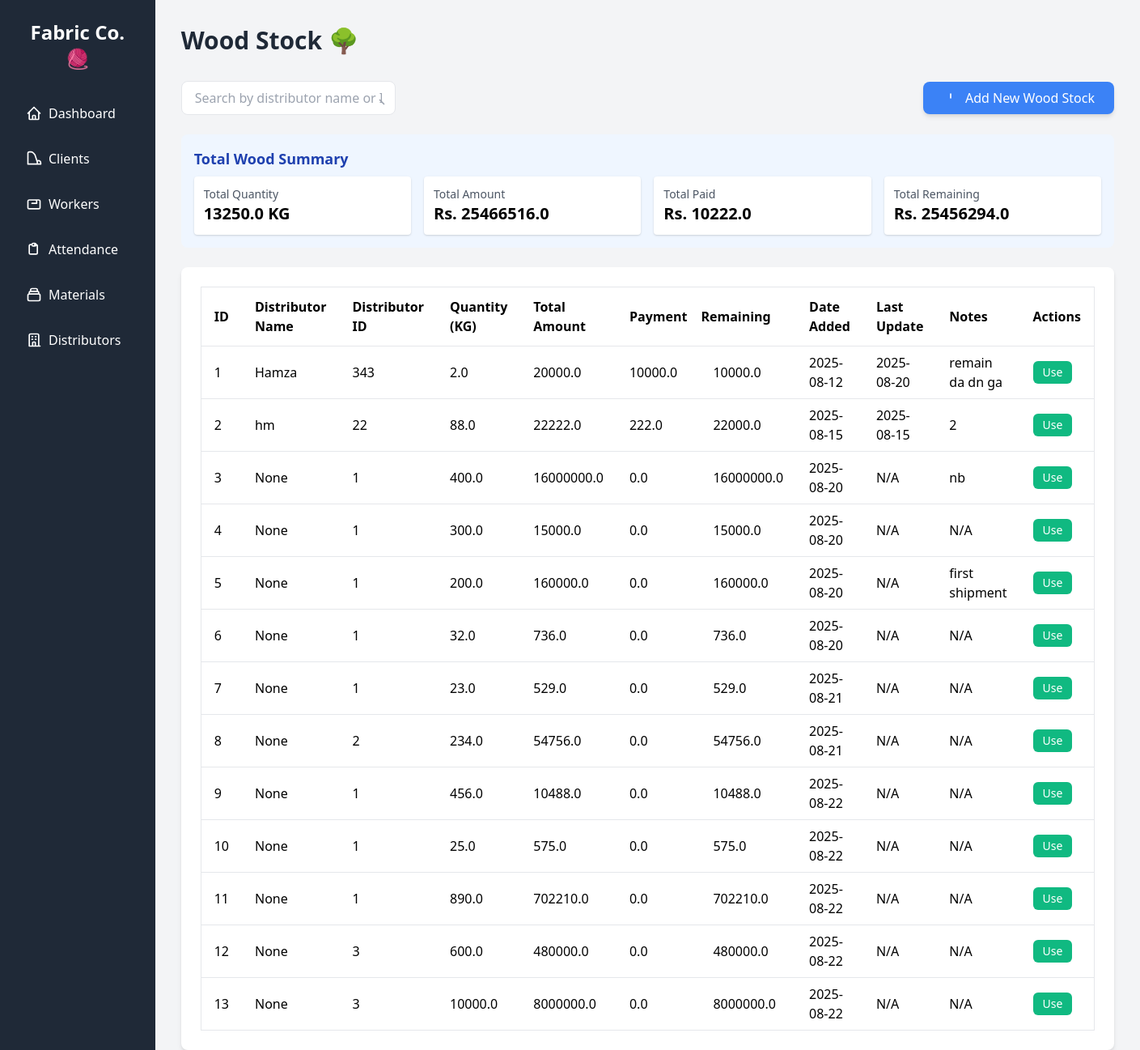
/materials/wood, run on the app's committed database.
### tables this page shows
CREATE TABLE wood (
            id INTEGER PRIMARY KEY AUTOINCREMENT,
            distributor_name TEXT,
            distributor_id TEXT,
            quantity_kg REAL,
            total_amount REAL,
            payment REAL DEFAULT 0,
            remaining REAL,
            notes TEXT,
            date_added TEXT,
            date_updated TEXT
        );

### app.py (the view)
@app.route('/materials/wood')
def wood_materials():
    conn = get_db_connection()
    cursor = conn.cursor()
    cursor.execute("SELECT w.*, d.name as distributor_name FROM wood w LEFT JOIN distributors d ON w.distributor_id = d.id")
    wood_stock = cursor.fetchall()
    cursor.execute("""
        SELECT
            SUM(quantity_kg) as total_quantity,
            SUM(total_amount) as total_amount,
            SUM(payment) as total_payment,
            SUM(remaining) as total_remaining
        FROM wood
    """)
    total_wood = cursor.fetchone()
    conn.close()
    return render_template('wood_materials.html',
                         wood_stock=wood_stock,
                         total_wood=total_wood)

### app.py (called while the page is built)
@app.template_filter('datetimeformat')
def datetimeformat(value, format='%Y-%m-%d'):
    if isinstance(value, str):
        try:
            value = dt.strptime(value, '%Y-%m-%d')
        except ValueError:
            try:
                value = dt.strptime(value, '%Y-%m-%d %H:%M:%S')
            except ValueError:
                return value
    return value.strftime(format)

### database.py (called while the page is built)
def get_db_connection():
    conn = sqlite3.connect(DATABASE)
    conn.row_factory = sqlite3.Row  # This allows us to access columns by name
    return conn

### templates/wood_materials.html (shortened to what this page needs)
{% extends 'base.html' %}
{% block content %}
<h1 class="text-3xl font-bold text-gray-800 mb-8">Wood Stock 🌳</h1>
<div class="flex justify-between items-center mb-6">
    <div class="relative">
        <input type="text" id="woodSearch" onkeyup="searchWood()" placeholder="Search by distributor name or ID..." class="px-4 py-2 border rounded-lg focus:outline-none focus:ring-2 focus:ring-blue-500">
        <svg class="absolute right-3 top-1/2 transform -translate-y-1/2 w-5 h-5 text-gray-400" fill="none" stroke="currentColor" viewBox="0 0 24 24" xmlns="http://www.w3.org/2000/svg"><path stroke-linecap="round" stroke-linejoin="round" stroke-width="2" d="M21 21l-6-6m2-5a7 极 0 11-14 0 7 7 0 0114 0z"></path></svg>
    </div>
    <button class="bg-blue-500 hover:bg-blue-600 text-white px-6 py-2 rounded-lg shadow-md transition duration-200 flex items-center space-x-2" onclick="openAddWoodModal()">
        <svg class="w-5 h-5" fill="none" stroke="currentColor" viewBox="0 0 24 24" xmlns="http://www.w3.org/2000/s极"><path stroke-linecap="round" stroke-linejoin="round" stroke-width="2" d="M12 6v6m极 0v6m0-6h6m-6 0H6"></path></svg>
        <span>Add New Wood Stock</span>
    </button>
</div>
{% if total_wood %}
<div class="bg-blue-50 p-4 rounded-lg mb-6">
    <h3 class="text-lg font-semibold text-blue-800 mb-2">Total Wood Summary</h3>
    <div class="grid grid-cols-4 gap-4">
        <div class="bg-white p-3 rounded shadow">
            <p class="text-sm text-gray-600">Total Quantity</p>
            <p class="text-xl font-bold">{{ total_wood.total_quantity or 0 }} KG</p>
        </div>
        <div class="bg-white p-3 rounded shadow">
            <p class="text-sm text-gray-600">Total Amount</p>
            <p class="text-xl font-bold">Rs. {{ total_wood.total_amount or 0 }}</p>
        </div>
        <div class="bg-white p-3 rounded shadow">
            <p class="text-sm text-gray-600">Total Paid</p>
            <p class="text-xl font-bold">Rs. {{ total_wood.total_payment or 0 }}</p>
        </div>
        <div class="bg-white p-3 rounded shadow">
            <p class="text-sm text-gray-600">Total Remaining</p>
            <p class="text-xl font-bold">Rs. {{ total_wood.total_remaining or 0 }}</p>
        </div>
    </div>
</div>
{% endif %}
<div class="bg-white p-6 rounded-lg shadow-md overflow-x-auto">
    <table class="min-w-full bg-white border border-gray-200" id="woodTable">
        <thead>
            <tr>
                <th class="py-3 px-4 border-b text-left">ID</th>
                <th class="py-3 px-4 border-b text-left">Distributor Name</th>
                <th class="py-3 px-4 border-b text-left">Distributor ID</th>
                <th class="py-3 px-4 border-b text-left">Quantity (KG)</th>
                <th class="py-3 px-4 border-b text-left">Total Amount</th>
                <th class="py-3 px-4 border-b text-left">Payment</th>
                <th class="py-3极x-4 border-b text-left">Remaining</th>
                <th class="py-3 px-4 border-b text-left">Date Added</th>
                <th class="py-3 px-4 border-b text-left">Last Update</th>
                <th class="py-3 px-4 border-b text-left">Notes</th>
                <th class="py-3 px-4 border-b text-left">Actions</th>
            </tr>
        </thead>
        <tbody>
            {% for wood in wood_stock %}
            <tr>
                <td class="py-2 px-4 border-b">{{ wood.id }}</td>
                <td class="py-2 px-4 border-b">{{ wood.distributor_name }}</td>
                <td class="py-2 px-4 border-b">{{ wood.distributor_id }}</td>
                <td class="py-2 px-4 border-b">{{ wood.quantity_kg }}</td>
                <td class="py-2 px-4 border-b">{{ wood.total_amount }}</td>
                <td class="py-2 px-4 border-b">{{ wood.payment }}</td>
                <td class="py-2 px-4 border-b">{{ wood.remaining }}</td>
                <td class="py-2 px-4 border-b">{{ wood.date_added|datetimeformat }}</td>
                <td class="py-2 px-4 border-b">{{ wood.date_updated|datetimeformat if wood.date_updated else 'N/A' }}</td>
                <td class="py-2 px-4 border-b">{{ wood.notes if wood.notes else 'N/A' }}</td>
                <td class="py-2 px-4 border-b">
                    <button class="bg-green-500 text-white px-3 py-1 rounded-md text-sm hover:bg-green-600" onclick="openUsageModal({{ wood.id }}, 'wood', {{ wood.quantity_kg }})">Use</button>
                </td>
            </tr>
            {% else %}
            <tr>
                <td colspan="11" class="py-2 px-4 text-center text-gray-500">No wood stock found.</td>
            </tr>
            {% endfor %}
        </tbody>
    </table>
</div>
{% endblock %}

### static/css/style.css (style rules this page uses)
html, body { height: 100%; }

### data on the page
wood: id "1", distributor_name "Hamza", distributor_id "343", quantity_kg "2.0", total_amount "20000.0", payment "10000.0", remaining "10000.0", date_added "2025-08-12", date_updated "2025-08-20", notes "remain da dn ga"
wood: id "2", distributor_name "hm", distributor_id "22", quantity_kg "88.0", total_amount "22222.0", payment "222.0", remaining "22000.0", date_added "2025-08-15", date_updated "2025-08-15", notes "2"
wood: id "3", distributor_name "None", distributor_id "1", quantity_kg "400.0", total_amount "16000000.0", payment "0.0", remaining "16000000.0", date_added "2025-08-20", date_updated "N/A", notes "nb"
wood: id "4", distributor_name "None", distributor_id "1", quantity_kg "300.0", total_amount "15000.0", payment "0.0", remaining "15000.0", date_added "2025-08-20", date_updated "N/A", notes "N/A"
wood: id "5", distributor_name "None", distributor_id "1", quantity_kg "200.0", total_amount "160000.0", payment "0.0", remaining "160000.0", date_added "2025-08-20", date_updated "N/A", notes "first shipment"
wood: id "6", distributor_name "None", distributor_id "1", quantity_kg "32.0", total_amount "736.0", payment "0.0", remaining "736.0", date_added "2025-08-20", date_updated "N/A", notes "N/A"
wood: id "7", distributor_name "None", distributor_id "1", quantity_kg "23.0", total_amount "529.0", payment "0.0", remaining "529.0", date_added "2025-08-21", date_updated "N/A", notes "N/A"
wood: id "8", distributor_name "None", distributor_id "2", quantity_kg "234.0", total_amount "54756.0", payment "0.0", remaining "54756.0", date_added "2025-08-21", date_updated "N/A", notes "N/A"
wood: id "9", distributor_name "None", distributor_id "1", quantity_kg "456.0", total_amount "10488.0", payment "0.0", remaining "10488.0", date_added "2025-08-22", date_updated "N/A", notes "N/A"
wood: id "10", distributor_name "None", distributor_id "1", quantity_kg "25.0", total_amount "575.0", payment "0.0", remaining "575.0", date_added "2025-08-22", date_updated "N/A", notes "N/A"
wood: id "11", distributor_name "None", distributor_id "1", quantity_kg "890.0", total_amount "702210.0", payment "0.0", remaining "702210.0", date_added "2025-08-22", date_updated "N/A", notes "N/A"
wood: id "12", distributor_name "None", distributor_id "3", quantity_kg "600.0", total_amount "480000.0", payment "0.0", remaining "480000.0", date_added "2025-08-22", date_updated "N/A", notes "N/A"
wood: id "13", distributor_name "None", distributor_id "3", quantity_kg "10000.0", total_amount "8000000.0", payment "0.0", remaining "8000000.0", date_added "2025-08-22", date_updated "N/A", notes "N/A"

### other printed values
{{ total_wood.total_quantity or 0 }} "13250.0"
{{ total_wood.total_amount or 0 }} "25466516.0"
{{ total_wood.total_payment or 0 }} "10222.0"
{{ total_wood.total_remaining or 0 }} "25456294.0"
